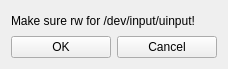
<?xml version="1.0" encoding="UTF-8"?>
<ui version="4.0">
 <class>UICLibevdevControls</class>
 <widget class="QWidget" name="UICLibevdevControls">
  <property name="windowModality">
   <enum>Qt::NonModal</enum>
  </property>
  <property name="geometry">
   <rect>
    <x>0</x>
    <y>0</y>
    <width>228</width>
    <height>69</height>
   </rect>
  </property>
  <property name="windowTitle">
   <string>VJoy</string>
  </property>
  <property name="windowIcon">
   <iconset>
    <normaloff>:/images/vjoy.png</normaloff>:/images/vjoy.png</iconset>
  </property>
  <property name="layoutDirection">
   <enum>Qt::LeftToRight</enum>
  </property>
  <property name="autoFillBackground">
   <bool>false</bool>
  </property>
  <layout class="QVBoxLayout" name="_vertical_layout">
   <item>
    <widget class="QLabel" name="label">
     <property name="text">
      <string>Make sure rw for /dev/input/uinput!</string>
     </property>
    </widget>
   </item>
   <item>
    <layout class="QHBoxLayout" name="horizontalLayout">
     <item>
      <layout class="QHBoxLayout" name="horizontalLayout_2">
       <property name="sizeConstraint">
        <enum>QLayout::SetDefaultConstraint</enum>
       </property>
       <item>
        <widget class="QPushButton" name="btnOK">
         <property name="sizePolicy">
          <sizepolicy hsizetype="Preferred" vsizetype="Fixed">
           <horstretch>0</horstretch>
           <verstretch>0</verstretch>
          </sizepolicy>
         </property>
         <property name="minimumSize">
          <size>
           <width>100</width>
           <height>0</height>
          </size>
         </property>
         <property name="maximumSize">
          <size>
           <width>100</width>
           <height>16777215</height>
          </size>
         </property>
         <property name="text">
          <string>OK</string>
         </property>
        </widget>
       </item>
       <item>
        <widget class="QPushButton" name="btnCancel">
         <property name="sizePolicy">
          <sizepolicy hsizetype="Preferred" vsizetype="Fixed">
           <horstretch>0</horstretch>
           <verstretch>0</verstretch>
          </sizepolicy>
         </property>
         <property name="minimumSize">
          <size>
           <width>100</width>
           <height>0</height>
          </size>
         </property>
         <property name="maximumSize">
          <size>
           <width>100</width>
           <height>16777215</height>
          </size>
         </property>
         <property name="text">
          <string>Cancel</string>
         </property>
        </widget>
       </item>
      </layout>
     </item>
    </layout>
   </item>
  </layout>
 </widget>
 <tabstops>
  <tabstop>btnOK</tabstop>
  <tabstop>btnCancel</tabstop>
 </tabstops>
 <resources/>
 <connections/>
 <slots>
  <slot>startEngineClicked()</slot>
  <slot>stopEngineClicked()</slot>
  <slot>cameraSettingsClicked()</slot>
 </slots>
</ui>
